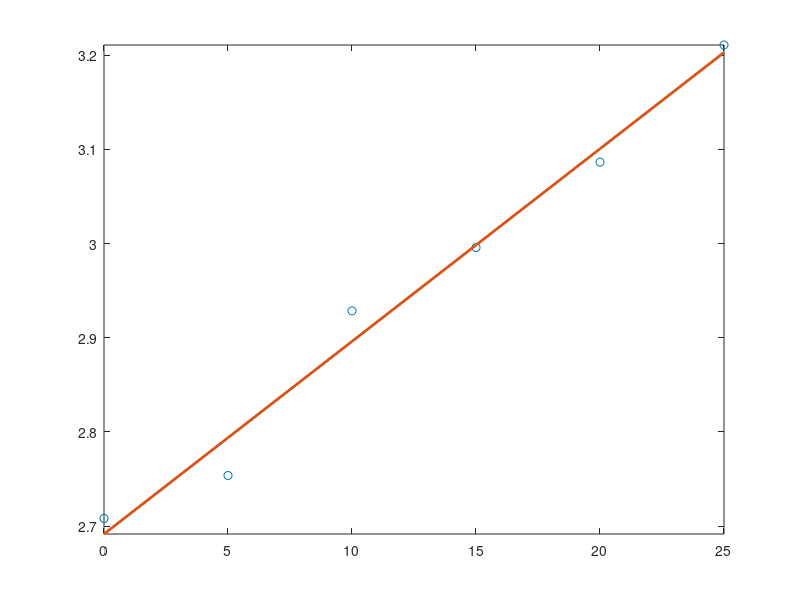

Write the MATLAB code that produced this figure.
format short e 

t = [0; 5; 10 ;15; 20; 25];
y = [15; 15.7 ;18.7 ;20 ;21.9; 24.8];
Y = log(y);

X = [ones(size(t)),t]

z = X'*Y;                         % right hand side of the Normal Equations
S = X'*X;                         % Left hand side of the Normal Equations
U = chol(S);                      % Cholesky decomposition
w = U'\z;  %solve the normal equations using the Cholesky decomposition
c = U\w

plot(t,Y,'o')   % plot the data points
q = t;    % define a vector for plotting the linear function
fit = c(1)+c(2)*q;  %define the linear fit 

hold on   
plot(q,fit,'Linewidth',2); 
axis tight 
hold off